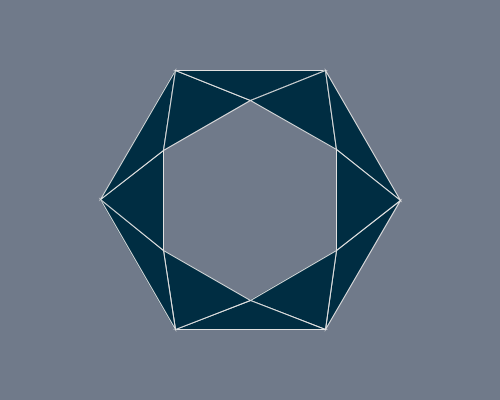
Frame 1 (no input)
Frame 60 (the mouse pressed at the canvas centre just before this capture): identical to frame 1, image omitted
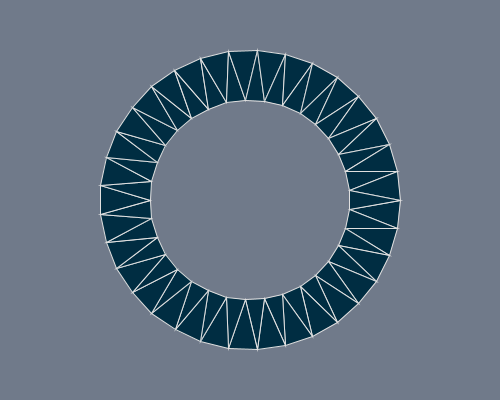
Frame 120 (the mouse held since frame 60 and released just before this capture)

The Processing sketch that drew these frames (run headless with seeded random() and noise(); from frame 60 on, the mouse is pressed at the canvas centre):

// Processing sketch: processing_164530
// ── processing_164530.pde


int x;
//sets an integer variable to x
int y;
//sets an integer variable to y
float outsideRadius = 150;
//sets outside radius to 150px
float insideRadius = 100;
//sets inside radius to 100px

void setup() {
  //runs the code only once
  size(500, 400);
  //sets canvas size to 640px wide by 360px tall 
  background(112,122,138);
  //sets background color navy
  stroke (224,224,224);
  //sets all outlines to the figures to a very light grey
  fill (0,45,66);
  //sets fill color to dark blue
  x = width/2;
  //centers shape along the x axis
  y = height/2;
  //centers shape alone the y axis
}

void draw() {
  //runs the code as a loop at the defult frame rate 
  background(112,122,138);
  //sets background to navy 
  
  int numPoints = int(map(mouseX, 0, width, 6, 60));
  //sets the numPoints to change according to the X axis of the mouse input into the equation
  float angle = 0;
  //sets float angle to 0
  float angleStep = 180.0/numPoints;
  //sets it so that the "float angleSteps" does a complete 180 to close the circle
    
  beginShape(TRIANGLE_STRIP);
 //begins shape //shape is triangles
  for (int i = 0; i <= numPoints; i++) {
    //Starts the conditional statement
    float px = x + cos(radians(angle)) * outsideRadius;
    //variables control ring's radii respectively for the outside radius
    //Calculates the cosine of an angle
    float py = y + sin(radians(angle)) * outsideRadius;
   //variables control ring's radii respectively for the outside radius
   //Calculates the sine of an angle
   angle += angleStep;
  //first half of the circle shape with the angleSteps 
    vertex(px, py);
    //generates a closed ring using the vertex function
    px = x + cos(radians(angle)) * insideRadius;
    //variables control ring's radii respectively for the inside radius
    //Calculates the cosine of an angle
    py = y + sin(radians(angle)) * insideRadius;
    //variables control ring's radii respectively for the inside radius
    //Calculates the sine of an angle
  vertex(px, py);
    //generate a closed ring using the vertex function  
    angle += angleStep;
    //second half of the circle shape with the angleSteps 
}
//ends statment
  endShape();
  //ends shape
}
